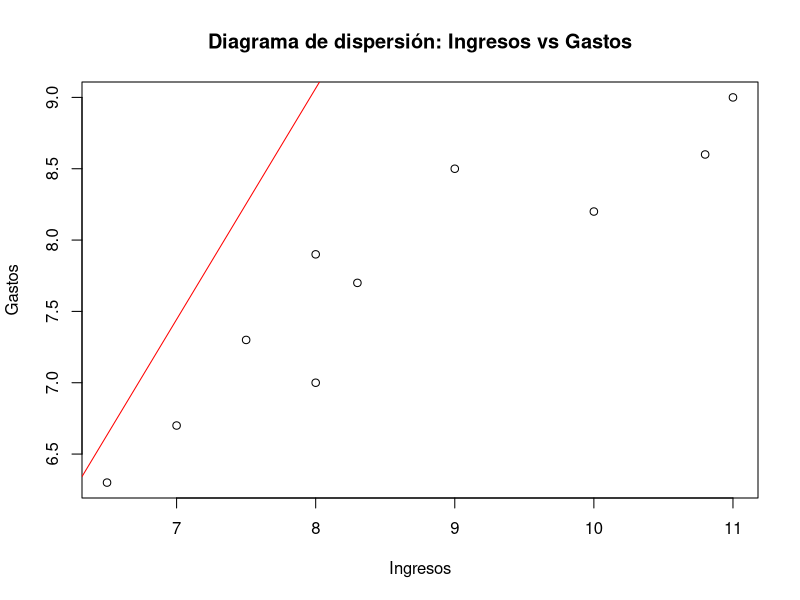

Write the R code that produced this figure. (Note: this script raises an error after producing the figure.)
# Ingresos y Gastos
ingresos <- c(6.500, 7.000, 8.000, 10.000, 11.000, 7.500, 8.000, 9.000, 10.800, 8.300)
gastos <- c(6.300, 6.700, 7.000, 8.200, 9.000, 7.300, 7.900, 8.500, 8.600, 7.700)

# Dibujar el diagrama de dispersión
plot(ingresos, gastos, xlab = "Ingresos", ylab = "Gastos", main = "Diagrama de dispersión: Ingresos vs Gastos")

# Calcular la regresión lineal
modelo <- lm(ingresos ~ gastos)

# Agregar la línea de regresión al diagrama de dispersión
abline(modelo, col = "red")

# Imprimir los coeficientes del modelo
print(coef(modelo))
# Predecir el ingreso para un gasto de 12.400
gasto_nuevo <- data.frame(gastos = 12.400)
ingreso_predicho <- predict(modelo, gasto_nuevo)

print(ingreso_predicho)


# Coeficiente de determinación (R cuadrado)
r_cuadrado <- summary(modelo1)$r.squared
print(r_cuadrado * 100)

# Intervalo de confianza para las ventas esperadas
nuevo_data <- data.frame(temperatura = 25)
intervalo_confianza <- predict(modelo1, nuevo_data, interval = "confidence", level = 0.95)
print(intervalo_confianza)
